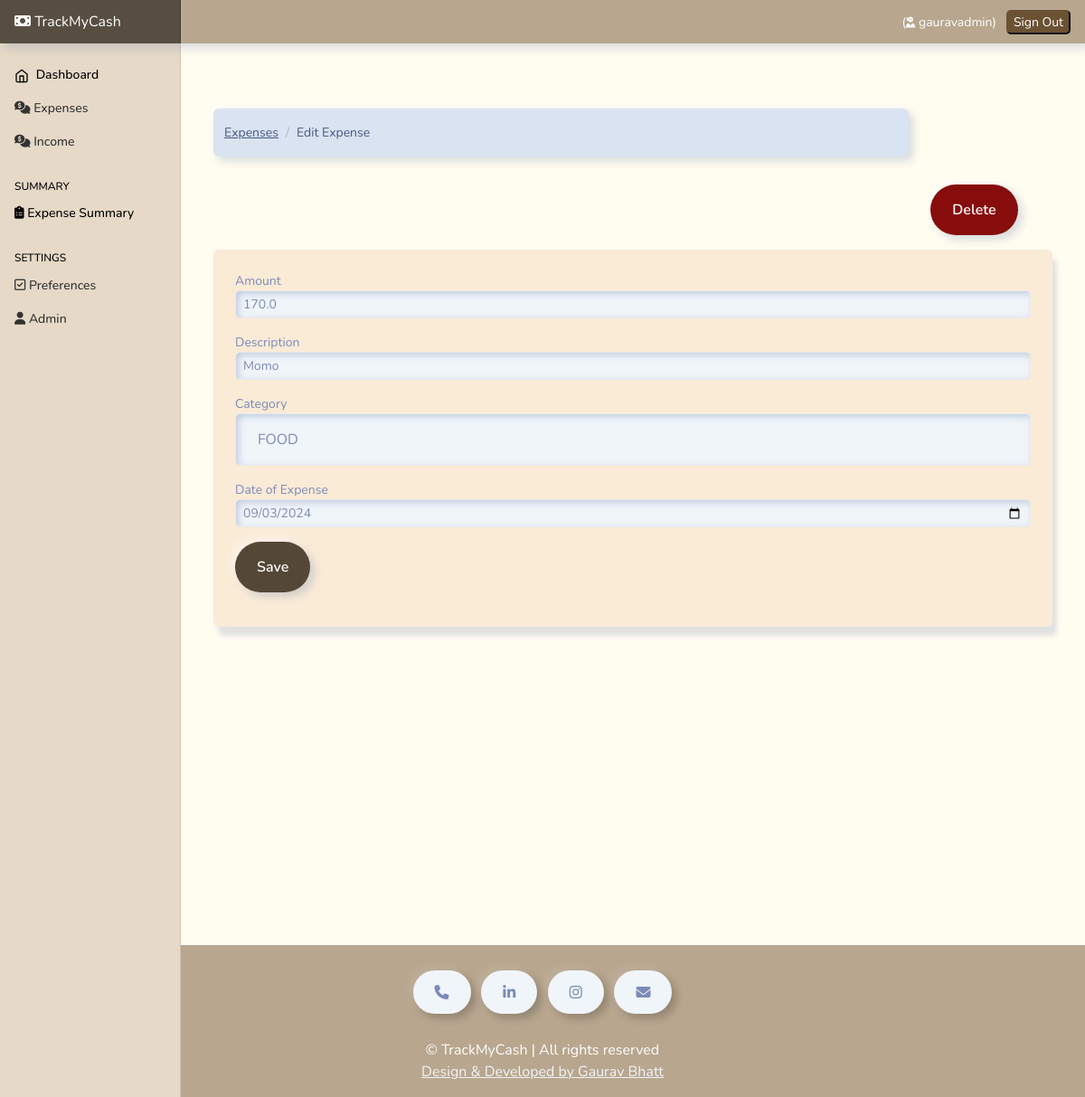
/expense-edit/19 (signed in), run on the app's committed database.
### Expenses/models.py (models this page shows, shortened)
class Expense(models.Model):
    amount=models.FloatField()
    date=models.DateField(default=now)
    description=models.TextField()
    owner=models.ForeignKey(to=User , on_delete=models.CASCADE)
    category=models.CharField( max_length=250)
    class Meta:
        ordering:['-date']

### Expenses/views.py (the view, shortened to what this page needs)
# urls.py: path('expense-edit/<int:id>' , views.expense_edit, name="expense-edit"),
@login_required(login_url='/authentication/login')
def expense_edit(request, id):
    expense = Expense.objects.get(pk=id)
    categories = Category.objects.all()
    context = {
        'expense': expense,
        'values': expense,
        'categories': categories
    }
    if request.method == 'GET':
        return render(request, 'expenses/edit-expense.html', context)

### templates/expenses/edit-expense.html (shortened to what this page needs)
{% extends 'base.html' %}
{% block content %}
<div class="container mt-4">
  <div class="row">
    <div class="col-md-10">
      <nav aria-label="breadcrumb">
        <ol class="breadcrumb">
          <li class="breadcrumb-item">
            <a href="{% url 'home'%}">Expenses</a>
          </li>
          <li class="breadcrumb-item active" aria-current="page">
            Edit Expense
          </li>
        </ol>
      </nav>
    </div>
    <div class="col-md-2 mb-3">
      <br><br><br><br>
      <a
        href="{% url 'expense-delete' expense.id %}"
        class="btn btn-danger btn-md"
        style="background-color: rgb(135, 13, 13);color:white;"
        >Delete</a
      >
    </div>
  </div>
  <div class="card" style="background-color: antiquewhite; box-shadow: 5px 10px 5px #e2e2e2;">
    <div class="card-body">
      <form action="{% url 'expense-edit' expense.id %}" method="post">
        <div class="form-group">
          <label for="">Amount</label>
          <input
            type="text"
            class="form-control form-control-sm"
            name="amount"
            value="{{values.amount}}"
            style="margin-bottom: 2vh; border: 0.5px solid rgb(233, 233, 233); border-radius: 5px;"
          />
        </div>
        <div class="form-group">
          <label for="">Description</label>
          <input
            type="text"
            class="form-control form-control-sm"
            name="description"
            value="{{values.description}}"
            style="margin-bottom: 2vh; border: 0.5px solid rgb(233, 233, 233); border-radius: 5px;"
          />
        </div>
        <div class="form-group">
          <label for="">Category</label>
          <select class="form-control" name="category"      style="margin-bottom: 2vh; border: 0.5px solid rgb(233, 233, 233); border-radius: 5px;">
            <option selected name="category" value="{{values.category}}"
              >{{values.category}}</option
            >
          </select>
        </div>
        <div class="form-group">
          <label for="">Date of Expense</label>
          <input
            type="date"
            value="{{values.date |date:'Y-m-d' }}"
            class="form-control form-control-sm"
            name="expense_date"
            style="margin-bottom: 2vh; border: 0.5px solid rgb(233, 233, 233); border-radius: 5px;"
          />
        </div>
        <input
          type="submit"
          value="Save"
          class="btn btn-primary btn-primary-sm"
          style="background-color: rgb(85, 71, 54);color:white;"
        />
      </form>
    </div>
  </div>
</div>
{% endblock %}

### templates/base.html (shortened to what this page needs)
{% load static %}
<html lang="en">
  <head>
    <link href="https://cdn.jsdelivr.net/npm/bootstrap@5.0.2/dist/css/bootstrap.min.css" rel="stylesheet">
    <link rel="stylesheet" href="https://cdnjs.cloudflare.com/ajax/libs/font-awesome/6.4.2/css/all.min.css"
 />
<link href= {% static 'css/bootstrap.min.css'%} rel="stylesheet" >
<link href= {% static 'css/main.css'%} rel="stylesheet" >
    <link href= {% static 'css/dashboard.css'%} rel="stylesheet">
  </head>
  <body style="background-color: rgb(255, 252, 240);">
<header class="navbar navbar-dark sticky-top  flex-md-nowrap p-0 shadow mb-5" style="background-color: rgb(184, 166, 142); box-shadow: 5px 10px 5px #e2e2e2; ">
  <a style="background-color: rgb(87, 78, 65);  " class="navbar-brand col-md-3 col-lg-2 me-0 px-3" href="/"><i class="fa-solid fa-money-bill"></i> TrackMyCash</a>
  <div class="navbar-nav" >
    <div class="nav-item text-nowrap">
      <ul
      class="navbar-nav px-3 "
      style="display: flex; flex-direction: row; align-items: center;"
    >
      <li class="nav-item text-nowrap mt-3 ml-2 mr-5">
        {% if user.is_authenticated %}
        <li class="nav-item text-nowrap">
          <span class="nav-link" style="color: white;">
            (<i style="font-size: 12px;" class="fa-solid fa-user-ninja"></i> {{request.user}})
          </span>
        </li>
        <a href="{% url  'logout' %}"  style="text-decoration: none;">
          <input
            class="text text-capitalize"
            type="submit"
            value="Sign out"
            style="background-color: rgb(107, 82, 51); border-radius: 5px; border-color:rgb(107, 82, 51); color: white;"
          />
        </a>
        {% endif %}
      </li>
    </ul>
    </div>
  </div>
</header>
<div class="container-fluid">
  <div class="row">
     {% include "partials/sidebar.html" %}
    <main class="col-md-9 ms-sm-auto col-lg-10 px-md-4">
     {% block content %}
     {% endblock content %}
    </main>
  </div>
</div>
<footer class="text-center" id="contact "
style="margin-top: 44vh; background-color: rgb(184, 166, 142);  color: white;">
<div class="container p-4 pb-0">
  <section class="mb-4">
    <a class="btn btn-outline-light btn-floating m-1" href="tel:7017501776" role="button"><i
        class="fa fa-phone"></i></a>
    <a class="btn btn-outline-light btn-floating m-1" href="https://www.linkedin.com/in/gaurav-bhatt-b927321a6/"
      role="button"><i class="fab fa-linkedin-in"></i></a>
    <a class="btn btn-outline-light btn-floating m-1" href="https://www.instagram.com/gaurav_04_01/"
      role="button"><i class="fab fa-instagram"></i></a>
    <a class="btn btn-outline-light btn-floating m-1" href="mailto:gauravbhatt0401@gmail.com" role="button"><i
        class="fa fa-envelope"></i></a>
  </section>
</div>
<div class="text-center pb-3" >
 <span style="font-size: 2vh;"> ©  <small id="year"></small> TrackMyCash | All rights reserved </span><br>
  <a style="font-size: 2vh;" class="text-light" href="https://gaurav-bhatt-s-portfolio.vercel.app/">Design & Developed by Gaurav Bhatt</a>
</div>
</footer>
  </body>
</html>

### static/css/dashboard.css (style rules this page uses)
body { font-size: .875rem; }
.navbar-brand { padding-top: .75rem; padding-bottom: .75rem; font-size: 1rem; background-color: rgba(0, 0, 0, .25); box-shadow: inset -1px 0 0 rgba(0, 0, 0, .25); }

### data on the page
Expense: amount "170.0", description "Momo", category "FOOD", expense_date "09/03/2024"

### other printed values
{{ request.user }} "gauravadmin"
